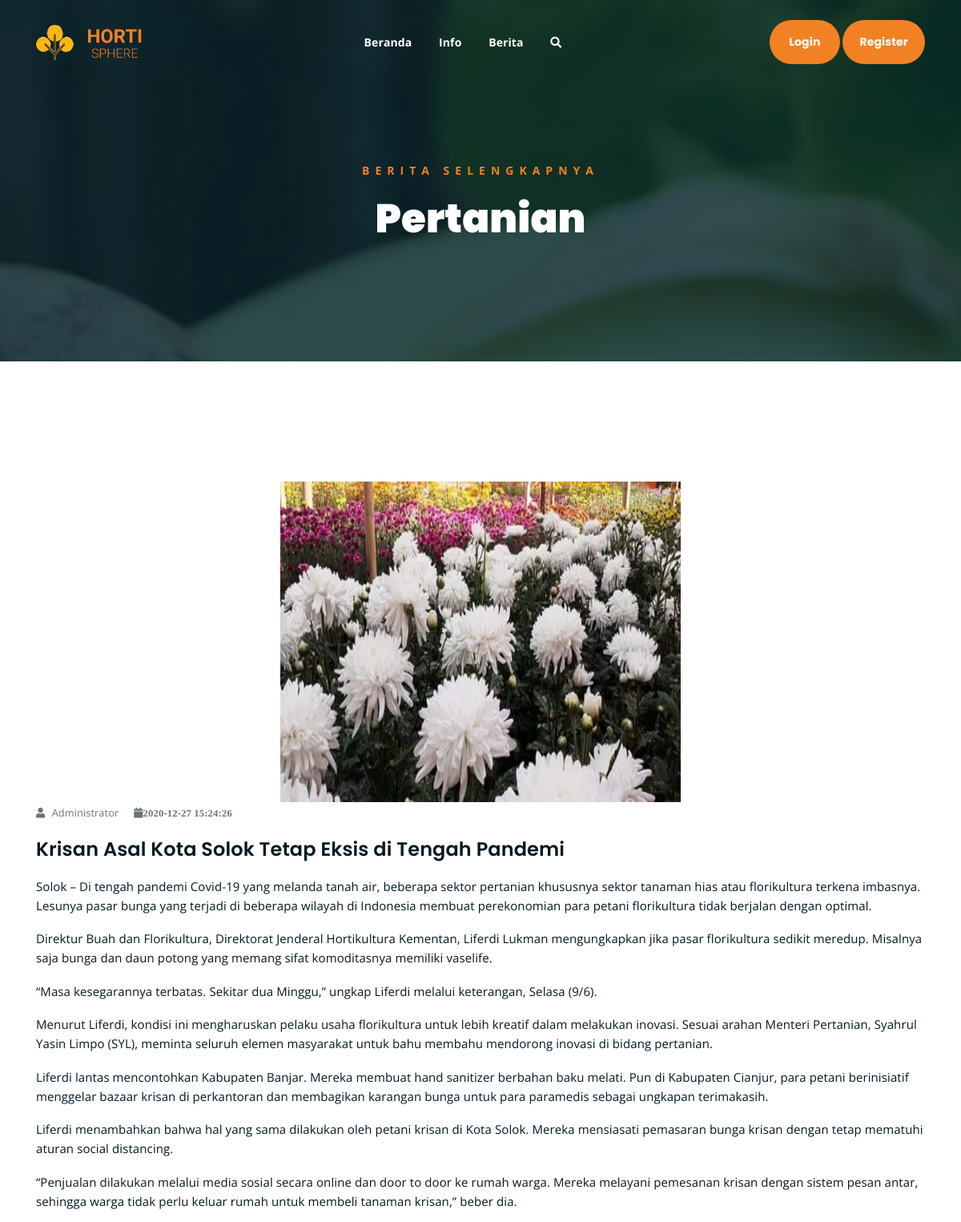
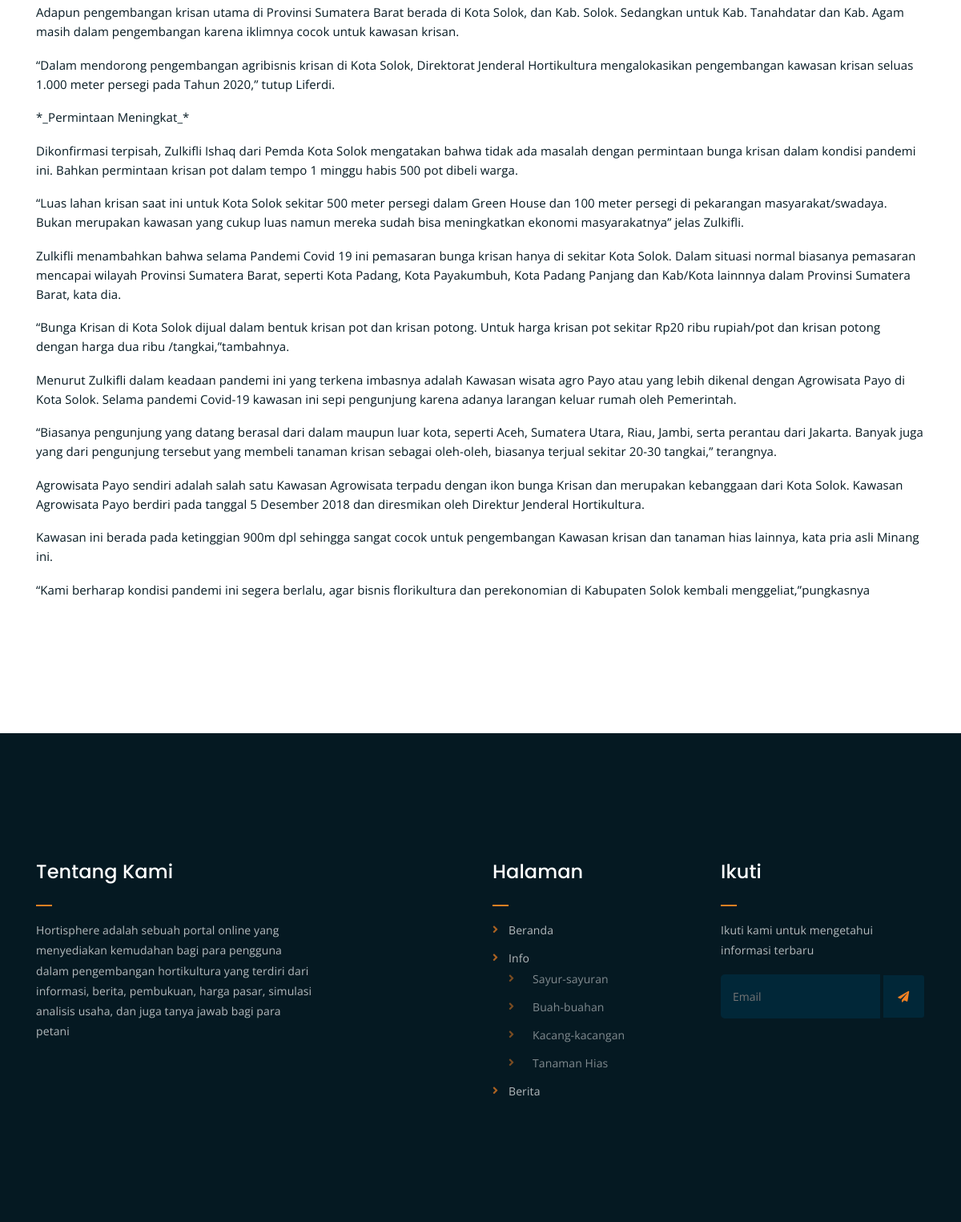
Screenshot of /C_berita/detail_berita/7 with the database file from the repository (2 pictures, top to bottom).
### tables this page shows
CREATE TABLE `berita` (
  `id_berita` int(20) NOT NULL,
  `id_user` int(20) NOT NULL,
  `tanggal_tambah` timestamp NOT NULL DEFAULT CURRENT_TIMESTAMP ON UPDATE CURRENT_TIMESTAMP,
  `gambar` varchar(255) DEFAULT NULL,
  `judul` varchar(255) NOT NULL,
  `isi` longtext NOT NULL
);

### application/controllers/C_berita.php (called while the page is built, shortened)
<?php
class C_berita extends CI_Controller
{
    public function __construct()
    {
      $this->load->library('session');
      $this->load->helper('url');
      $this->load->library('upload');
      $this->load->library('pagination');
    }
    public function detail_berita($id_berita)
    {
        $this->load->model('M_berita');
        $berita['hortisphere'] = $this->M_berita->get_berita($id_berita);
        $this->load->view('templates/header1');
        $this->load->view('berita/v_detail_berita',$berita);
        $this->load->view('templates/footer');
    }
}

### index.php (called while the page is built, shortened)
<?php
require_once BASEPATH.'core/CodeIgniter.php';

### application/models/M_berita.php (called while the page is built, shortened)
<?php
class M_berita extends CI_Model
{
    public function get_berita($id_berita = NULL)
    {
        return $this->db->from('berita')
            ->where('id_berita', $id_berita)
            ->get()
            ->row();
    }
}

### application/views/berita/v_detail_berita.php (the view)
<div class="breadcrumb-section breadcrumb-bg">
		<div class="container">
			<div class="row">
				<div class="col-lg-8 offset-lg-2 text-center">
					<div class="breadcrumb-text">
						<p>Berita Selengkapnya</p>
						<h1>Pertanian</h1>
					</div>
				</div>
			</div>
		</div>
	</div>
	<form class="form-horizontal" method="post" action="<?=base_url()?>C_berita/detail_berita/<?=$hortisphere->id_berita?>">
	<div class="mt-150 mb-150">
		<div class="container">
			<div class="row">
				<div class="col-lg-12">
					<div class="single-article-section">
						<div class="single-article-text">
						<img src="<?php echo base_url('upload/berita/'.$hortisphere->gambar) ?>" height="400" width="500" style="display: block; margin: auto;"/>
							<p class="blog-meta">
								<span class="author"><i class="fas fa-user"></i> Administrator</span>
								<span class="date"><i class="fas fa-calendar"><?php echo $hortisphere->tanggal_tambah ?></i></span>
							</p>
							<h2><?php echo $hortisphere->judul ?></h2>
							<p style='text-align:justify;'><?php echo $hortisphere->isi ?></p>
						</div>
					</div>
				</div>
			</div>
		</div>
	</div>
</form>

### assets/css/main.css (style rules this page uses)
html { font-size: 14px; font-weight: 400; line-height: 28px; height: 100%; }
body { font-family: "Open Sans", sans-serif; font-weight: 400; font-size: 1rem; letter-spacing: 0.1px; line-height: 1.8; color: #051922; overflow-x: hidden; }
body img { max-width: 100%; }
h1, .h1, h2, .h2, h3, .h3, h4, .h4, h5, .h5, h6, .h6 { font-family: "Poppins", sans-serif; font-weight: 700; margin: 0 0 1.25rem 0; color: #051922; }
h1:last-child, .h1:last-child, h2:last-child, .h2:last-child, h3:last-child, .h3:last-child, h4:last-child, .h4:last-child, h5:last-child, .h5:last-child, h6:last-child, .h6:last-child { margin: 0; }
h1, .h1 { font-size: 4rem; font-weight: 700; line-height: 4rem; }
h2, .h2 { font-size: 3rem; font-weight: 700; line-height: 3.25rem; }
p { font-family: "Open Sans", sans-serif; font-weight: 400; font-size: 1rem; letter-spacing: 0.1px; line-height: 1.8; color: #051922; margin: 0 0 1.25rem 0; }
.mt-150 { margin-top: 150px; }
.mb-150 { margin-bottom: 150px; }
.breadcrumb-bg { background-image: url(../img/breadcrumb-bg.jpg); }
.breadcrumb-text p { color: #F28123; font-weight: 700; text-transform: uppercase; letter-spacing: 7px; }
.breadcrumb-text h1 { font-size: 50px; font-weight: 900; color: #fff; margin: 0; margin-top: 20px; }
.breadcrumb-section { padding: 150px 0; background-size: cover; background-position: center center; position: relative; z-index: 1; background-attachment: fixed; padding-top: 200px; }
.breadcrumb-section:after { position: absolute; left: 0; top: 0; width: 100%; height: 100%; content: ""; background-color: #07212e; z-index: -1; opacity: 0.8; }
html, body { height: 100%; }
p.blog-meta span { margin-right: 15px; opacity: 0.6; color: #051922; font-size: 0.85em; }
p.blog-meta span:last-child { margin-right: 0; }
p.blog-meta span i { margin-right: 5px; }
.single-article-text h2 { font-size: 24px; font-weight: 600; line-height: 1.4; margin-bottom: 10px; }
.single-article-text p { font-size: 15px; line-height: 1.6; color: #051922; }

### rows the page displays
berita: gambar (picture), tanggal_tambah "2020-12-27 15:24:26", judul "Krisan Asal Kota Solok Tetap Eksis di Tengah Pandemi", isi "Solok – Di tengah pandemi Covid-19 yang melanda tanah air, beberapa sektor pertanian khususnya sektor tanaman hias atau florikultura terkena imbasnya. Lesunya pasar bunga yang terjadi di beberapa wilayah di Indonesia membuat perekonomian para petani florikultura tidak berjalan dengan optimal. Direktur Buah dan Florikultura, Direktorat Jenderal Hortikultura Kementan, Liferdi Lukman mengungkapkan jika pasar florikultura sedikit meredup. Misalnya saja bunga dan daun potong yang memang sifat komoditasnya memiliki vaselife. “Masa kesegarannya terbatas. Sekitar dua Minggu,” ungkap Liferdi melalui keterangan, Selasa (9/6). Menurut Liferdi, kondisi ini mengharuskan pelaku usaha florikultura untuk…"
